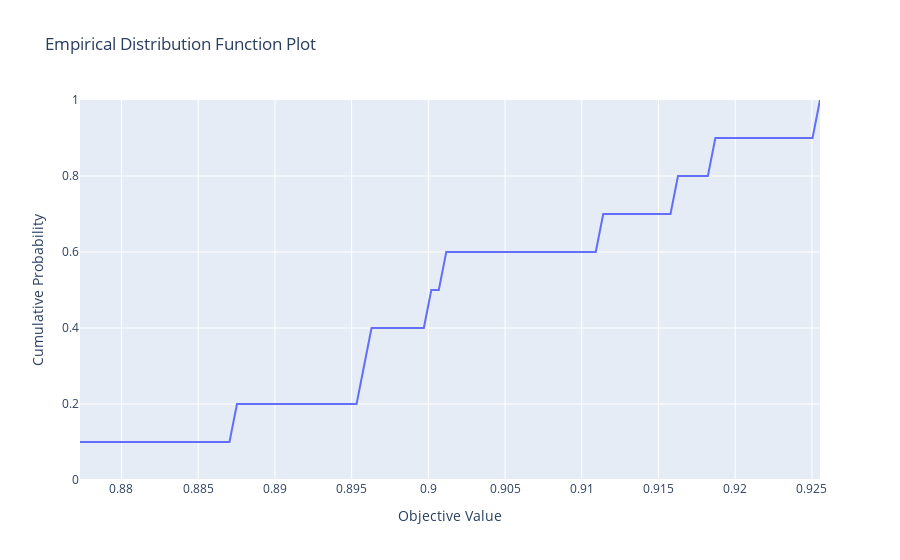

This figure's notebook cell:
### Code cell
fig = optuna.visualization.plot_edf([dbocsvm_study])
show(fig)
